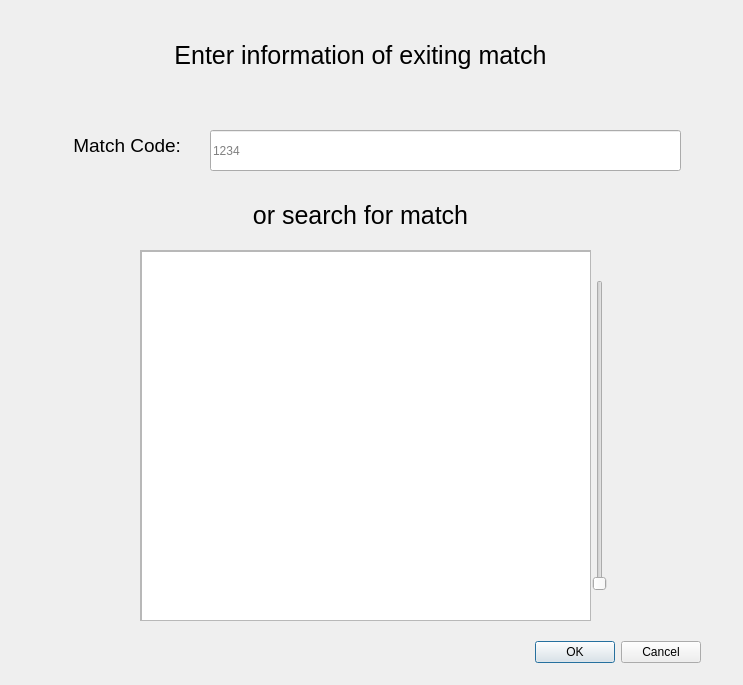
<?xml version="1.0" encoding="UTF-8"?>
<ui version="4.0">
 <class>JoinMatch</class>
 <widget class="QDialog" name="JoinMatch">
  <property name="geometry">
   <rect>
    <x>0</x>
    <y>0</y>
    <width>743</width>
    <height>685</height>
   </rect>
  </property>
  <property name="windowTitle">
   <string>Dialog</string>
  </property>
  <widget class="QLabel" name="label_title">
   <property name="geometry">
    <rect>
     <x>60</x>
     <y>-10</y>
     <width>601</width>
     <height>131</height>
    </rect>
   </property>
   <property name="font">
    <font>
     <pointsize>19</pointsize>
    </font>
   </property>
   <property name="text">
    <string>Enter information of exiting match</string>
   </property>
   <property name="alignment">
    <set>Qt::AlignCenter</set>
   </property>
   <property name="wordWrap">
    <bool>true</bool>
   </property>
  </widget>
  <widget class="QDialogButtonBox" name="buttonBox">
   <property name="geometry">
    <rect>
     <x>210</x>
     <y>640</y>
     <width>491</width>
     <height>24</height>
    </rect>
   </property>
   <property name="standardButtons">
    <set>QDialogButtonBox::Cancel|QDialogButtonBox::Ok</set>
   </property>
  </widget>
  <widget class="QLineEdit" name="lineEdit_2">
   <property name="geometry">
    <rect>
     <x>210</x>
     <y>130</y>
     <width>471</width>
     <height>41</height>
    </rect>
   </property>
   <property name="placeholderText">
    <string>1234</string>
   </property>
  </widget>
  <widget class="QLabel" name="label_match_name_2">
   <property name="geometry">
    <rect>
     <x>40</x>
     <y>110</y>
     <width>141</width>
     <height>71</height>
    </rect>
   </property>
   <property name="font">
    <font>
     <pointsize>14</pointsize>
    </font>
   </property>
   <property name="text">
    <string>Match Code:</string>
   </property>
   <property name="alignment">
    <set>Qt::AlignRight|Qt::AlignTrailing|Qt::AlignVCenter</set>
   </property>
   <property name="wordWrap">
    <bool>true</bool>
   </property>
  </widget>
  <widget class="QLabel" name="label_title_2">
   <property name="geometry">
    <rect>
     <x>60</x>
     <y>150</y>
     <width>601</width>
     <height>131</height>
    </rect>
   </property>
   <property name="font">
    <font>
     <pointsize>19</pointsize>
    </font>
   </property>
   <property name="text">
    <string>or search for match</string>
   </property>
   <property name="alignment">
    <set>Qt::AlignCenter</set>
   </property>
   <property name="wordWrap">
    <bool>true</bool>
   </property>
  </widget>
  <widget class="QScrollArea" name="scrollArea">
   <property name="geometry">
    <rect>
     <x>140</x>
     <y>250</y>
     <width>451</width>
     <height>371</height>
    </rect>
   </property>
   <property name="widgetResizable">
    <bool>true</bool>
   </property>
   <widget class="QWidget" name="scrollAreaWidgetContents_2">
    <property name="geometry">
     <rect>
      <x>0</x>
      <y>0</y>
      <width>449</width>
      <height>369</height>
     </rect>
    </property>
    <widget class="QListWidget" name="listWidget">
     <property name="geometry">
      <rect>
       <x>0</x>
       <y>0</y>
       <width>451</width>
       <height>371</height>
      </rect>
     </property>
    </widget>
   </widget>
  </widget>
  <widget class="QSlider" name="verticalSlider">
   <property name="geometry">
    <rect>
     <x>590</x>
     <y>280</y>
     <width>20</width>
     <height>311</height>
    </rect>
   </property>
   <property name="orientation">
    <enum>Qt::Vertical</enum>
   </property>
  </widget>
 </widget>
 <resources/>
 <connections/>
</ui>
